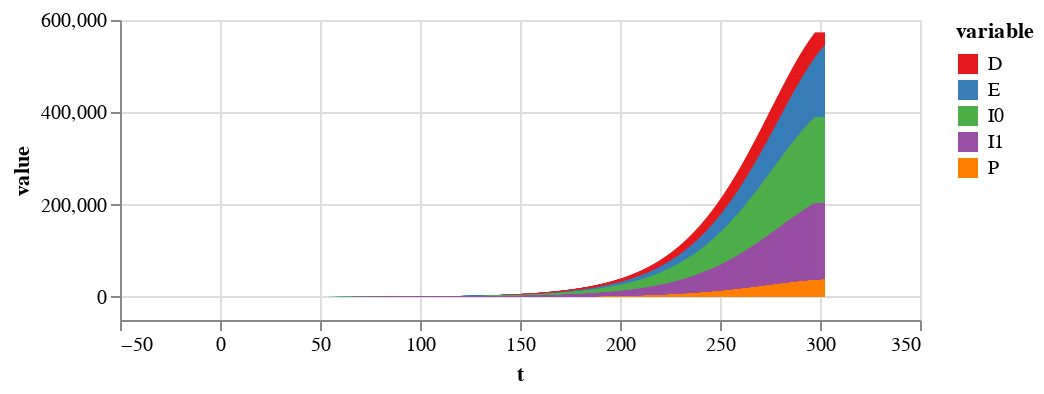

Notebook source saved alongside this figure:
### Code cell
alt.Chart(plot_values, height=150).mark_bar().encode(
    x='t',
    y=alt.Y('value', stack=True),
    color=alt.Color('variable', scale=alt.Scale(scheme="set1"))
).properties(
).interactive()

### Figure 1 — Vega-Lite specification as saved in the notebook (floating-point values rounded to 4 significant figures; data arrays with more than 128 entries replaced by an {"elided": "..."} marker saying what was removed)
{"$schema": "https://vega.github.io/schema/vega-lite/v3.4.0.json", "config": {"mark": {"tooltip": null}, "view": {"height": 300, "width": 400}}, "data": {"name": "data-16cc2138ca2d87d6d33c4f0be2486d63"}, "datasets": {"data-16cc2138ca2d87d6d33c4f0be2486d63": {"elided": "10000 records"}}, "encoding": {"color": {"field": "variable", "scale": {"scheme": "set1"}, "type": "nominal"}, "x": {"field": "t", "type": "quantitative"}, "y": {"field": "value", "stack": true, "type": "quantitative"}}, "height": 150, "mark": "bar", "selection": {"selector005": {"bind": "scales", "encodings": ["x", "y"], "type": "interval"}}}
